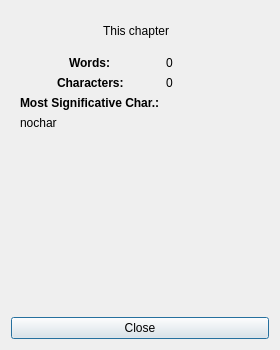
<?xml version="1.0" encoding="UTF-8"?>
<ui version="4.0">
 <class>Dialog</class>
 <widget class="QDialog" name="Dialog">
  <property name="geometry">
   <rect>
    <x>0</x>
    <y>0</y>
    <width>280</width>
    <height>350</height>
   </rect>
  </property>
  <property name="minimumSize">
   <size>
    <width>280</width>
    <height>350</height>
   </size>
  </property>
  <property name="maximumSize">
   <size>
    <width>280</width>
    <height>350</height>
   </size>
  </property>
  <property name="windowTitle">
   <string>Statistics</string>
  </property>
  <layout class="QVBoxLayout" name="verticalLayout">
   <item>
    <widget class="QWidget" name="widget" native="true">
     <property name="minimumSize">
      <size>
       <width>0</width>
       <height>0</height>
      </size>
     </property>
     <layout class="QVBoxLayout" name="verticalLayout_3">
      <property name="margin">
       <number>0</number>
      </property>
      <item>
       <widget class="QWidget" name="widget_2" native="true">
        <property name="minimumSize">
         <size>
          <width>200</width>
          <height>100</height>
         </size>
        </property>
        <property name="maximumSize">
         <size>
          <width>250</width>
          <height>16777215</height>
         </size>
        </property>
        <layout class="QHBoxLayout" name="horizontalLayout_2">
         <property name="spacing">
          <number>0</number>
         </property>
         <property name="margin">
          <number>0</number>
         </property>
         <item>
          <widget class="QScrollArea" name="scrollArea">
           <property name="frameShape">
            <enum>QFrame::NoFrame</enum>
           </property>
           <property name="frameShadow">
            <enum>QFrame::Plain</enum>
           </property>
           <property name="widgetResizable">
            <bool>true</bool>
           </property>
           <widget class="QWidget" name="scrollAreaWidgetContents">
            <property name="geometry">
             <rect>
              <x>0</x>
              <y>0</y>
              <width>250</width>
              <height>295</height>
             </rect>
            </property>
            <layout class="QVBoxLayout" name="verticalLayout_2">
             <item>
              <widget class="QLabel" name="label">
               <property name="maximumSize">
                <size>
                 <width>16777215</width>
                 <height>21</height>
                </size>
               </property>
               <property name="text">
                <string>This chapter</string>
               </property>
               <property name="alignment">
                <set>Qt::AlignCenter</set>
               </property>
              </widget>
             </item>
             <item>
              <widget class="QWidget" name="widget_4" native="true">
               <property name="minimumSize">
                <size>
                 <width>0</width>
                 <height>100</height>
                </size>
               </property>
               <property name="maximumSize">
                <size>
                 <width>16777215</width>
                 <height>16777215</height>
                </size>
               </property>
               <layout class="QFormLayout" name="formLayout">
                <property name="labelAlignment">
                 <set>Qt::AlignCenter</set>
                </property>
                <property name="formAlignment">
                 <set>Qt::AlignHCenter|Qt::AlignTop</set>
                </property>
                <property name="horizontalSpacing">
                 <number>6</number>
                </property>
                <property name="leftMargin">
                 <number>0</number>
                </property>
                <property name="topMargin">
                 <number>9</number>
                </property>
                <property name="rightMargin">
                 <number>0</number>
                </property>
                <property name="bottomMargin">
                 <number>0</number>
                </property>
                <item row="0" column="0">
                 <widget class="QLabel" name="label_2">
                  <property name="font">
                   <font>
                    <weight>75</weight>
                    <bold>true</bold>
                   </font>
                  </property>
                  <property name="text">
                   <string>Words:</string>
                  </property>
                 </widget>
                </item>
                <item row="0" column="1">
                 <widget class="QLabel" name="wordslabel">
                  <property name="text">
                   <string>0</string>
                  </property>
                 </widget>
                </item>
                <item row="1" column="0">
                 <widget class="QLabel" name="label_3">
                  <property name="font">
                   <font>
                    <weight>75</weight>
                    <bold>true</bold>
                   </font>
                  </property>
                  <property name="text">
                   <string>Characters:</string>
                  </property>
                 </widget>
                </item>
                <item row="1" column="1">
                 <widget class="QLabel" name="charslabel">
                  <property name="text">
                   <string>0</string>
                  </property>
                 </widget>
                </item>
                <item row="2" column="0">
                 <widget class="QLabel" name="label_4">
                  <property name="font">
                   <font>
                    <weight>75</weight>
                    <bold>true</bold>
                   </font>
                  </property>
                  <property name="text">
                   <string>Most Significative Char.:</string>
                  </property>
                 </widget>
                </item>
                <item row="3" column="0">
                 <widget class="QLabel" name="charlabel">
                  <property name="text">
                   <string>nochar</string>
                  </property>
                 </widget>
                </item>
               </layout>
              </widget>
             </item>
            </layout>
           </widget>
          </widget>
         </item>
        </layout>
       </widget>
      </item>
     </layout>
    </widget>
   </item>
   <item>
    <widget class="QPushButton" name="closebutton">
     <property name="text">
      <string>Close</string>
     </property>
    </widget>
   </item>
  </layout>
 </widget>
 <resources/>
 <connections>
  <connection>
   <sender>closebutton</sender>
   <signal>clicked()</signal>
   <receiver>Dialog</receiver>
   <slot>close()</slot>
   <hints>
    <hint type="sourcelabel">
     <x>108</x>
     <y>228</y>
    </hint>
    <hint type="destinationlabel">
     <x>108</x>
     <y>126</y>
    </hint>
   </hints>
  </connection>
 </connections>
</ui>
